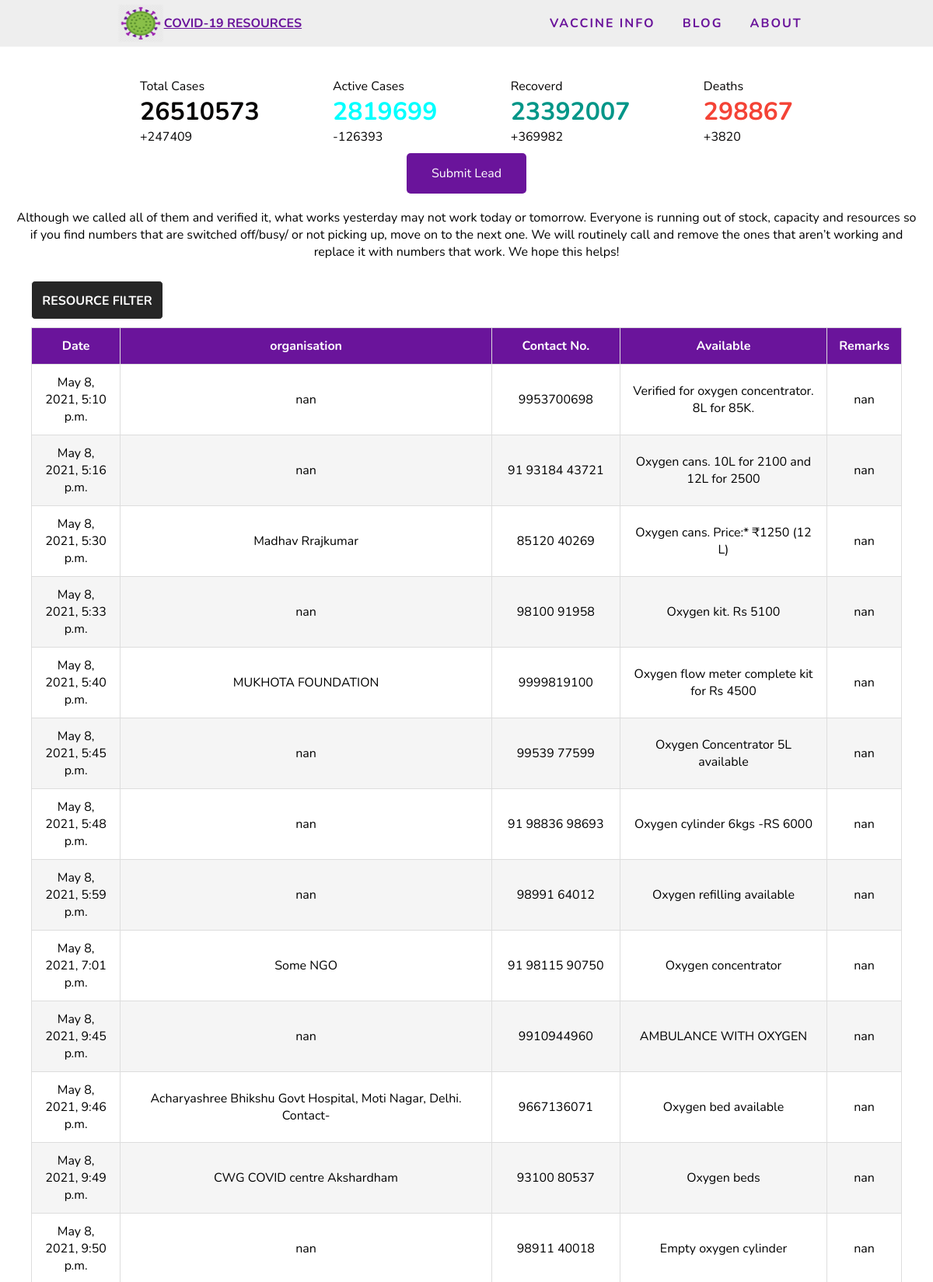
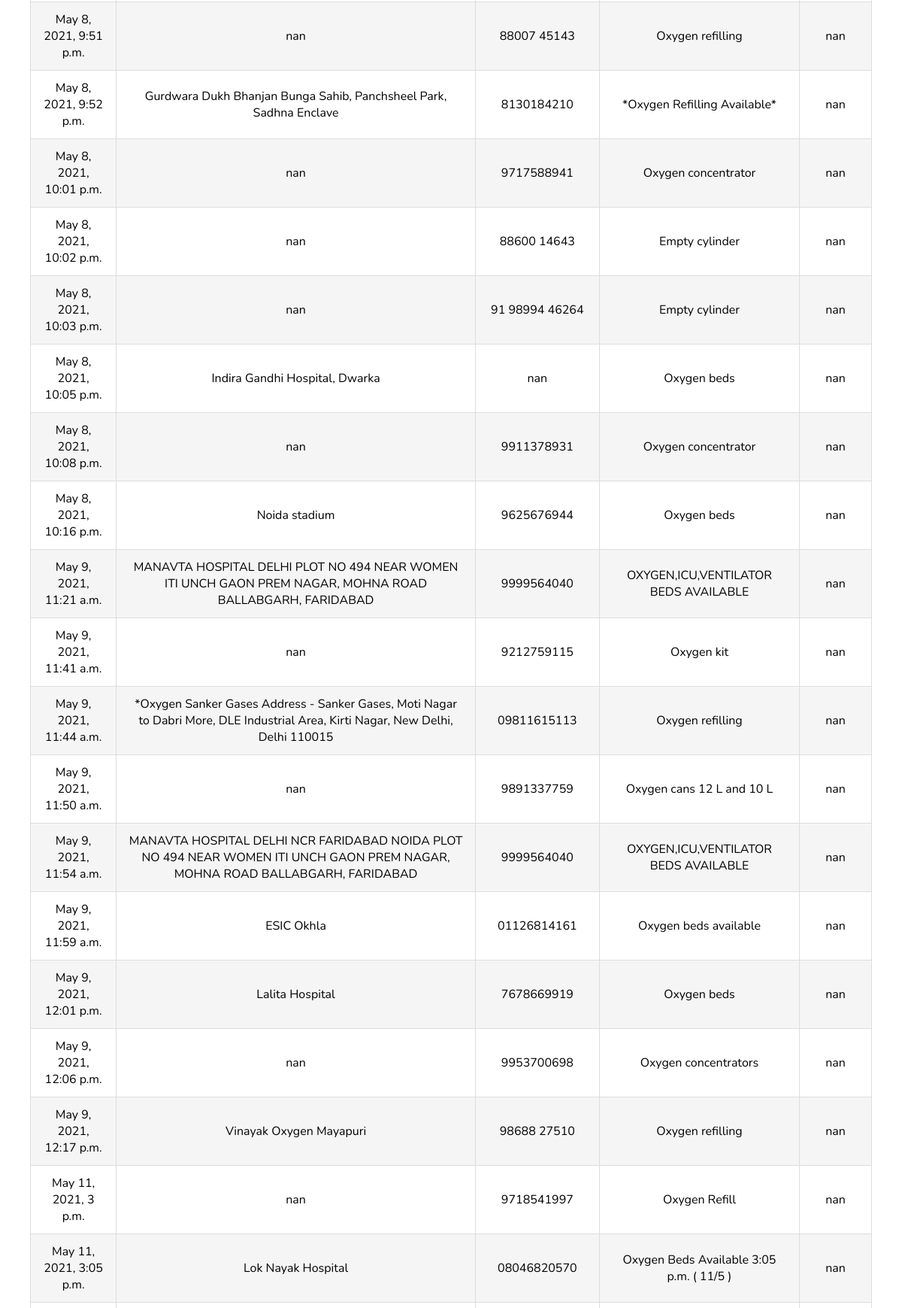
The page / (upper part) on the database its author committed (2 pictures, top to bottom).
### main/models.py (models this page shows, shortened)
class VerifiedLead(models.Model):
	Timestamp = models.DateTimeField(default=datetimeNow)
	Id = models.CharField(max_length=120, primary_key=True, default='id')
	Supplier = models.CharField(max_length=50, blank=True)
	Resource = models.CharField(max_length=50)
	Contact = models.CharField(max_length=20)
	Remarks = models.TextField(blank=True)

### main/views.py (the view, shortened to what this page needs)
# urls.py: path('', views.HomePage, name='HomePage'),
def HomePage(request):
    data = {
        'total':total,
        'death':death,
        'active':active,
        'recovered':recovered,
        'date':date,
        'newTotal':newTotal,
        'newDeath':newDeath,
        'newActive':newActive,
        'newRecovered':newRecovered,
        'newDate':newDate,
        'VerifiedLeads':VerifiedLeads
    }
    return render(request, 'Covid.html', data)

### templates/Covid.html (shortened to what this page needs)
<!DOCTYPE html>
<html lang="en">
<head>
  <link rel="stylesheet" href="/static/css/covid.css">
</head>
<body>
  <nav>
    <div class="logo">
      <a href="/" class="logo">
        <img src="/static/images/logo.png" alt="covid logo">
        <h4> COVID-19 RESOURCES </h4>
      </a>
    </div>
    <ul class="nav-links">
      <li> <a href="/vaccine"> VACCINE INFO </a> </li>
      <li> <a href="/blog"> BLOG </a> </li>
      <li> <a href="/about"> ABOUT </a> </li>
    </ul>
  </nav>
  <main>
    <div class="stats">
      <div class="latest-report">
        <div class="total-cases">
          <div class="title"> Total Cases </div>
          <div class="white"> {{ total }} </div>
          <div class="New-value"> {{ newTotal }} </div>
        </div>
        <div class="Active-cases">
          <div class="title"> Active Cases </div>
          <div class="blue"> {{ active }} </div>
          <div class="New-value"> {{ newActive }} </div>
        </div>
        <div class="Recovered">
          <div class="title"> Recoverd </div>
          <div class="green"> {{ recovered }} </div>
          <div class="New-value"> {{ newRecovered }} </div>
        </div>
        <div class="Deaths">
          <div class="title"> Deaths </div>
          <div class="red"> {{ death }} </div>
          <div class="New-value"> {{ newDeath }} </div>
        </div>
      </div>
    </div>
    <div class="submit-lead" style="text-align: center; padding: 10px;">
      <a href="#footer">
        <button type="submit">Submit Lead</button>
      </a>
    </div>
    <div class="resource-text">
      <p style="text-align: center; padding: 10px 20px;">Although we called all of them and verified it, what works
        yesterday may not work today or tomorrow. Everyone is running out of stock, capacity and resources so if you
        find
        numbers that are switched off/busy/ or not picking up, move on to the next one. We will routinely call and
        remove
        the ones that aren’t working and replace it with numbers that work.
        We hope this helps!</p>
    </div>
    <div class="wrapper">
      <ul>
        <li>resource filter
        </li>
      </ul>
    </div>
    <div class="resource-table">
      <div class="resource-table">
        <table class="table">
          <thread class="tablethread">
            <th>Date</th>
            <th>organisation</th>
            <th>Contact No.</th>
            <th>Available</th>
            <th>Remarks</th>
          </thread>
          <tbody>
            {% for lead in VerifiedLeads %}
                <tr>
                  <td data-label="Last Verified">{{ lead.Timestamp }}</td>
                  <td data-label="Organisation">{{ lead.Supplier }}</td>
                  <td data-label="Contact No.">{{ lead.Contact }}</td>
                  <td data-label="Available">{{ lead.Resource }}</td>
                  <td data-label="Remarks">{{ lead.Remarks }}</td>
                </tr>
            {% endfor %}
          </tbody>
        </table>
      </div>
    </div>
  </main>
</body>
</html>

### static/css/covid.css (style rules this page uses)
* { Padding: 0; margin: 0; box-sizing: border-box; font-family: 'Nunito', sans-serif; }
html { font-size: 16px; scroll-behavior: smooth; }
body { margin: 0; }
.submit-lead button { background-color: #6a149b; border: none; color: white; padding: 15px 32px; text-decoration: none; font-size: 16px; border-radius: 5px; cursor: pointer; }
nav { display: flex; align-items: center; justify-content: space-around; width: 100%; height: 60px; margin: 0 auto; background-color: #eeeeee; }
.logo { display: flex; align-items: center; color:#6a149b; }
.logo img { width: 60px; height: 50px; }
.nav-links { display: flex; justify-content: space-around; width: 30%; }
.nav-links li { list-style:none; }
.nav-links a { color:#6a149b; text-decoration: none; letter-spacing: 2px; font-weight: bold; }
main { margin: 0 auto; overflow-x: hidden; z-index: 0; }
.stats { width: 100%; background-size: cover; }
.latest-report { display: flex; justify-content: space-between; align-items: center; width: 70%; margin: 0 auto; color: rgb(5, 4, 4); padding-top: 40px; }
.total-cases, .active-cases, .recovered, .deaths, .title { font-size: 1em; }
.white { font-size: 2em; font-weight: bold; }
.blue { font-size: 2em; font-weight: bold; color:aqua; }
.green { font-size:2em; font-weight:bold; color: #009688 }
.red { font-size:2em; font-weight:bold; color: #f44336; }
.resource-table { margin:0; padding: 20px; }
.table { width: 100%; border-collapse: collapse; }
.table td, .table th { padding:12px 15px; border:1px solid #ddd; text-align: center; font-size: 16px; }
.table th { background-color: #6a149b; color: #ffffff; }
.table tbody tr:nth-child(even) { background-color: #f5f5f5; }
.wrapper { width: 860px; padding-left: 40px; padding-bottom: 20px; }
.wrapper ul { list-style: none; margin-top: 2%; }
.wrapper ul li { border-radius: 5px; background: #262626; width: 170px; border: 1px solid #fff; height: 50px; line-height: 50px; text-align: center; float: left; color: #fff; font-size: 16px; position: relative; text-transform: uppercase; font-weight: bold; }

### rows shown on the page
VerifiedLead: Timestamp "May 8, 2021, 5:10 p.m.", Supplier "nan", Contact "9953700698", Resource "Verified for oxygen concentrator. 8L for 85K.", Remarks "nan"
VerifiedLead: Timestamp "May 8, 2021, 5:16 p.m.", Supplier "nan", Contact "91 93184 43721", Resource "Oxygen cans. 10L for 2100 and 12L for 2500", Remarks "nan"
VerifiedLead: Timestamp "May 8, 2021, 5:30 p.m.", Supplier "Madhav Rrajkumar", Contact "85120 40269", Resource "Oxygen cans. Price:* ₹1250 (12 L)", Remarks "nan"
VerifiedLead: Timestamp "May 8, 2021, 5:33 p.m.", Supplier "nan", Contact "98100 91958", Resource "Oxygen kit. Rs 5100", Remarks "nan"
VerifiedLead: Timestamp "May 8, 2021, 5:40 p.m.", Supplier "MUKHOTA FOUNDATION", Contact "9999819100", Resource "Oxygen flow meter complete kit for Rs 4500", Remarks "nan"
VerifiedLead: Timestamp "May 8, 2021, 5:45 p.m.", Supplier "nan", Contact "99539 77599", Resource "Oxygen Concentrator 5L available", Remarks "nan"
VerifiedLead: Timestamp "May 8, 2021, 5:48 p.m.", Supplier "nan", Contact "91 98836 98693", Resource "Oxygen cylinder 6kgs -RS 6000", Remarks "nan"
VerifiedLead: Timestamp "May 8, 2021, 5:59 p.m.", Supplier "nan", Contact "98991 64012", Resource "Oxygen refilling available", Remarks "nan"
VerifiedLead: Timestamp "May 8, 2021, 7:01 p.m.", Supplier "Some NGO", Contact "91 98115 90750", Resource "Oxygen concentrator", Remarks "nan"
VerifiedLead: Timestamp "May 8, 2021, 9:45 p.m.", Supplier "nan", Contact "9910944960", Resource "AMBULANCE WITH OXYGEN", Remarks "nan"
VerifiedLead: Timestamp "May 8, 2021, 9:46 p.m.", Supplier "Acharyashree Bhikshu Govt Hospital, Moti Nagar, Delhi. Contact-", Contact "9667136071", Resource "Oxygen bed available", Remarks "nan"
VerifiedLead: Timestamp "May 8, 2021, 9:49 p.m.", Supplier "CWG COVID centre Akshardham", Contact "93100 80537", Resource "Oxygen beds", Remarks "nan"
VerifiedLead: Timestamp "May 8, 2021, 9:50 p.m.", Supplier "nan", Contact "98911 40018", Resource "Empty oxygen cylinder", Remarks "nan"
VerifiedLead: Timestamp "May 8, 2021, 9:51 p.m.", Supplier "nan", Contact "88007 45143", Resource "Oxygen refilling", Remarks "nan"
VerifiedLead: Timestamp "May 8, 2021, 9:52 p.m.", Supplier "Gurdwara Dukh Bhanjan Bunga Sahib, Panchsheel Park, Sadhna Enclave", Contact "8130184210", Resource "*Oxygen Refilling Available*", Remarks "nan"
VerifiedLead: Timestamp "May 8, 2021, 10:01 p.m.", Supplier "nan", Contact "9717588941", Resource "Oxygen concentrator", Remarks "nan"
VerifiedLead: Timestamp "May 8, 2021, 10:02 p.m.", Supplier "nan", Contact "88600 14643", Resource "Empty cylinder", Remarks "nan"
VerifiedLead: Timestamp "May 8, 2021, 10:03 p.m.", Supplier "nan", Contact "91 98994 46264", Resource "Empty cylinder", Remarks "nan"
VerifiedLead: Timestamp "May 8, 2021, 10:05 p.m.", Supplier "Indira Gandhi Hospital, Dwarka", Contact "nan", Resource "Oxygen beds", Remarks "nan"
VerifiedLead: Timestamp "May 8, 2021, 10:08 p.m.", Supplier "nan", Contact "9911378931", Resource "Oxygen concentrator", Remarks "nan"
VerifiedLead: Timestamp "May 8, 2021, 10:16 p.m.", Supplier "Noida stadium", Contact "9625676944", Resource "Oxygen beds", Remarks "nan"
VerifiedLead: Timestamp "May 9, 2021, 11:21 a.m.", Supplier "MANAVTA HOSPITAL DELHI PLOT NO 494 NEAR WOMEN ITI UNCH GAON PREM NAGAR, MOHNA ROAD BALLABGARH, FARIDABAD", Contact "9999564040", Resource "OXYGEN,ICU,VENTILATOR BEDS AVAILABLE", Remarks "nan"
VerifiedLead: Timestamp "May 9, 2021, 11:41 a.m.", Supplier "nan", Contact "9212759115", Resource "Oxygen kit", Remarks "nan"
VerifiedLead: Timestamp "May 9, 2021, 11:44 a.m.", Supplier "*Oxygen Sanker Gases Address - Sanker Gases, Moti Nagar to Dabri More, DLE Industrial Area, Kirti Nagar, New Delhi, Delhi 110015", Contact "09811615113", Resource "Oxygen refilling", Remarks "nan"
VerifiedLead: Timestamp "May 9, 2021, 11:50 a.m.", Supplier "nan", Contact "9891337759", Resource "Oxygen cans 12 L and 10 L", Remarks "nan"
VerifiedLead: Timestamp "May 9, 2021, 11:54 a.m.", Supplier "MANAVTA HOSPITAL DELHI NCR FARIDABAD NOIDA PLOT NO 494 NEAR WOMEN ITI UNCH GAON PREM NAGAR, MOHNA ROAD BALLABGARH, FARIDABAD", Contact "9999564040", Resource "OXYGEN,ICU,VENTILATOR BEDS AVAILABLE", Remarks "nan"
VerifiedLead: Timestamp "May 9, 2021, 11:59 a.m.", Supplier "ESIC Okhla", Contact "01126814161", Resource "Oxygen beds available", Remarks "nan"
VerifiedLead: Timestamp "May 9, 2021, 12:01 p.m.", Supplier "Lalita Hospital", Contact "7678669919", Resource "Oxygen beds", Remarks "nan"
VerifiedLead: Timestamp "May 9, 2021, 12:06 p.m.", Supplier "nan", Contact "9953700698", Resource "Oxygen concentrators", Remarks "nan"
VerifiedLead: Timestamp "May 9, 2021, 12:17 p.m.", Supplier "Vinayak Oxygen Mayapuri", Contact "98688 27510", Resource "Oxygen refilling", Remarks "nan"
VerifiedLead: Timestamp "May 11, 2021, 3 p.m.", Supplier "nan", Contact "9718541997", Resource "Oxygen Refill", Remarks "nan"
VerifiedLead: Timestamp "May 11, 2021, 3:05 p.m.", Supplier "Lok Nayak Hospital", Contact "08046820570", Resource "Oxygen Beds Available 3:05 p.m. ( 11/5 )", Remarks "nan"

### other values the page prints
{{ total }} "26510573"
{{ newTotal }} "+247409"
{{ active }} "2819699"
{{ newActive }} "-126393"
{{ recovered }} "23392007"
{{ newRecovered }} "+369982"
{{ death }} "298867"
{{ newDeath }} "+3820"
